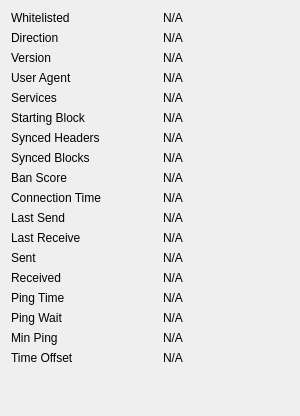
                                <widget class="QWidget" name="detailWidget" native="true">
                                    <property name="minimumSize">
                                        <size>
                                            <width>300</width>
                                            <height>0</height>
                                        </size>
                                    </property>
                                    <layout class="QGridLayout" name="gridLayout_3">
                                        <item row="0" column="0">
                                            <widget class="QLabel" name="label_30">
                                                <property name="text">
                                                    <string>Whitelisted</string>
                                                </property>
                                            </widget>
                                        </item>
                                        <item row="0" column="2">
                                            <widget class="QLabel" name="peerWhitelisted">
                                                <property name="cursor">
                                                    <cursorShape>IBeamCursor</cursorShape>
                                                </property>
                                                <property name="text">
                                                    <string>N/A</string>
                                                </property>
                                                <property name="textFormat">
                                                    <enum>Qt::PlainText</enum>
                                                </property>
                                                <property name="textInteractionFlags">
                                                    <set>Qt::LinksAccessibleByMouse|Qt::TextSelectableByKeyboard|Qt::TextSelectableByMouse</set>
                                                </property>
                                            </widget>
                                        </item>
                                        <item row="1" column="0">
                                            <widget class="QLabel" name="label_23">
                                                <property name="text">
                                                    <string>Direction</string>
                                                </property>
                                            </widget>
                                        </item>
                                        <item row="1" column="2">
                                            <widget class="QLabel" name="peerDirection">
                                                <property name="cursor">
                                                    <cursorShape>IBeamCursor</cursorShape>
                                                </property>
                                                <property name="text">
                                                    <string>N/A</string>
                                                </property>
                                                <property name="textFormat">
                                                    <enum>Qt::PlainText</enum>
                                                </property>
                                                <property name="textInteractionFlags">
                                                    <set>Qt::LinksAccessibleByMouse|Qt::TextSelectableByKeyboard|Qt::TextSelectableByMouse</set>
                                                </property>
                                            </widget>
                                        </item>
                                        <item row="2" column="0">
                                            <widget class="QLabel" name="label_21">
                                                <property name="text">
                                                    <string>Version</string>
                                                </property>
                                            </widget>
                                        </item>
                                        <item row="2" column="2">
                                            <widget class="QLabel" name="peerVersion">
                                                <property name="cursor">
                                                    <cursorShape>IBeamCursor</cursorShape>
                                                </property>
                                                <property name="text">
                                                    <string>N/A</string>
                                                </property>
                                                <property name="textFormat">
                                                    <enum>Qt::PlainText</enum>
                                                </property>
                                                <property name="textInteractionFlags">
                                                    <set>Qt::LinksAccessibleByMouse|Qt::TextSelectableByKeyboard|Qt::TextSelectableByMouse</set>
                                                </property>
                                            </widget>
                                        </item>
                                        <item row="3" column="0">
                                            <widget class="QLabel" name="label_28">
                                                <property name="text">
                                                    <string>User Agent</string>
                                                </property>
                                            </widget>
                                        </item>
                                        <item row="3" column="2">
                                            <widget class="QLabel" name="peerSubversion">
                                                <property name="cursor">
                                                    <cursorShape>IBeamCursor</cursorShape>
                                                </property>
                                                <property name="text">
                                                    <string>N/A</string>
                                                </property>
                                                <property name="textFormat">
                                                    <enum>Qt::PlainText</enum>
                                                </property>
                                                <property name="textInteractionFlags">
                                                    <set>Qt::LinksAccessibleByMouse|Qt::TextSelectableByKeyboard|Qt::TextSelectableByMouse</set>
                                                </property>
                                            </widget>
                                        </item>
                                        <item row="4" column="0">
                                            <widget class="QLabel" name="label_4">
                                                <property name="text">
                                                    <string>Services</string>
                                                </property>
                                            </widget>
                                        </item>
                                        <item row="4" column="2">
                                            <widget class="QLabel" name="peerServices">
                                                <property name="cursor">
                                                    <cursorShape>IBeamCursor</cursorShape>
                                                </property>
                                                <property name="text">
                                                    <string>N/A</string>
                                                </property>
                                                <property name="textFormat">
                                                    <enum>Qt::PlainText</enum>
                                                </property>
                                                <property name="textInteractionFlags">
                                                    <set>Qt::LinksAccessibleByMouse|Qt::TextSelectableByKeyboard|Qt::TextSelectableByMouse</set>
                                                </property>
                                            </widget>
                                        </item>
                                        <item row="5" column="0">
                                            <widget class="QLabel" name="label_29">
                                                <property name="text">
                                                    <string>Starting Block</string>
                                                </property>
                                            </widget>
                                        </item>
                                        <item row="5" column="2">
                                            <widget class="QLabel" name="peerHeight">
                                                <property name="cursor">
                                                    <cursorShape>IBeamCursor</cursorShape>
                                                </property>
                                                <property name="text">
                                                    <string>N/A</string>
                                                </property>
                                                <property name="textFormat">
                                                    <enum>Qt::PlainText</enum>
                                                </property>
                                                <property name="textInteractionFlags">
                                                    <set>Qt::LinksAccessibleByMouse|Qt::TextSelectableByKeyboard|Qt::TextSelectableByMouse</set>
                                                </property>
                                            </widget>
                                        </item>
                                        <item row="6" column="0">
                                            <widget class="QLabel" name="label_27">
                                                <property name="text">
                                                    <string>Synced Headers</string>
                                                </property>
                                            </widget>
                                        </item>
                                        <item row="6" column="2">
                                            <widget class="QLabel" name="peerSyncHeight">
                                                <property name="cursor">
                                                    <cursorShape>IBeamCursor</cursorShape>
                                                </property>
                                                <property name="text">
                                                    <string>N/A</string>
                                                </property>
                                                <property name="textFormat">
                                                    <enum>Qt::PlainText</enum>
                                                </property>
                                                <property name="textInteractionFlags">
                                                    <set>Qt::LinksAccessibleByMouse|Qt::TextSelectableByKeyboard|Qt::TextSelectableByMouse</set>
                                                </property>
                                            </widget>
                                        </item>
                                        <item row="7" column="0">
                                            <widget class="QLabel" name="label_25">
                                                <property name="text">
                                                    <string>Synced Blocks</string>
                                                </property>
                                            </widget>
                                        </item>
                                        <item row="7" column="2">
                                            <widget class="QLabel" name="peerCommonHeight">
                                                <property name="cursor">
                                                    <cursorShape>IBeamCursor</cursorShape>
                                                </property>
                                                <property name="text">
                                                    <string>N/A</string>
                                                </property>
                                                <property name="textFormat">
                                                    <enum>Qt::PlainText</enum>
                                                </property>
                                                <property name="textInteractionFlags">
                                                    <set>Qt::LinksAccessibleByMouse|Qt::TextSelectableByKeyboard|Qt::TextSelectableByMouse</set>
                                                </property>
                                            </widget>
                                        </item>
                                        <item row="8" column="0">
                                            <widget class="QLabel" name="label_24">
                                                <property name="text">
                                                    <string>Ban Score</string>
                                                </property>
                                            </widget>
                                        </item>
                                        <item row="8" column="2">
                                            <widget class="QLabel" name="peerBanScore">
                                                <property name="cursor">
                                                    <cursorShape>IBeamCursor</cursorShape>
                                                </property>
                                                <property name="text">
                                                    <string>N/A</string>
                                                </property>
                                                <property name="textFormat">
                                                    <enum>Qt::PlainText</enum>
                                                </property>
                                                <property name="textInteractionFlags">
                                                    <set>Qt::LinksAccessibleByMouse|Qt::TextSelectableByKeyboard|Qt::TextSelectableByMouse</set>
                                                </property>
                                            </widget>
                                        </item>
                                        <item row="9" column="0">
                                            <widget class="QLabel" name="label_22">
                                                <property name="text">
                                                    <string>Connection Time</string>
                                                </property>
                                            </widget>
                                        </item>
                                        <item row="9" column="2">
                                            <widget class="QLabel" name="peerConnTime">
                                                <property name="cursor">
                                                    <cursorShape>IBeamCursor</cursorShape>
                                                </property>
                                                <property name="text">
                                                    <string>N/A</string>
                                                </property>
                                                <property name="textFormat">
                                                    <enum>Qt::PlainText</enum>
                                                </property>
                                                <property name="textInteractionFlags">
                                                    <set>Qt::LinksAccessibleByMouse|Qt::TextSelectableByKeyboard|Qt::TextSelectableByMouse</set>
                                                </property>
                                            </widget>
                                        </item>
                                        <item row="10" column="0">
                                            <widget class="QLabel" name="label_15">
                                                <property name="text">
                                                    <string>Last Send</string>
                                                </property>
                                            </widget>
                                        </item>
                                        <item row="10" column="2">
                                            <widget class="QLabel" name="peerLastSend">
                                                <property name="cursor">
                                                    <cursorShape>IBeamCursor</cursorShape>
                                                </property>
                                                <property name="text">
                                                    <string>N/A</string>
                                                </property>
                                                <property name="textFormat">
                                                    <enum>Qt::PlainText</enum>
                                                </property>
                                                <property name="textInteractionFlags">
                                                    <set>Qt::LinksAccessibleByMouse|Qt::TextSelectableByKeyboard|Qt::TextSelectableByMouse</set>
                                                </property>
                                            </widget>
                                        </item>
                                        <item row="11" column="0">
                                            <widget class="QLabel" name="label_19">
                                                <property name="text">
                                                    <string>Last Receive</string>
                                                </property>
                                            </widget>
                                        </item>
                                        <item row="11" column="2">
                                            <widget class="QLabel" name="peerLastRecv">
                                                <property name="cursor">
                                                    <cursorShape>IBeamCursor</cursorShape>
                                                </property>
                                                <property name="text">
                                                    <string>N/A</string>
                                                </property>
                                                <property name="textFormat">
                                                    <enum>Qt::PlainText</enum>
                                                </property>
                                                <property name="textInteractionFlags">
                                                    <set>Qt::LinksAccessibleByMouse|Qt::TextSelectableByKeyboard|Qt::TextSelectableByMouse</set>
                                                </property>
                                            </widget>
                                        </item>
                                        <item row="12" column="0">
                                            <widget class="QLabel" name="label_18">
                                                <property name="text">
                                                    <string>Sent</string>
                                                </property>
                                            </widget>
                                        </item>
                                        <item row="12" column="2">
                                            <widget class="QLabel" name="peerBytesSent">
                                                <property name="cursor">
                                                    <cursorShape>IBeamCursor</cursorShape>
                                                </property>
                                                <property name="text">
                                                    <string>N/A</string>
                                                </property>
                                                <property name="textFormat">
                                                    <enum>Qt::PlainText</enum>
                                                </property>
                                                <property name="textInteractionFlags">
                                                    <set>Qt::LinksAccessibleByMouse|Qt::TextSelectableByKeyboard|Qt::TextSelectableByMouse</set>
                                                </property>
                                            </widget>
                                        </item>
                                        <item row="13" column="0">
                                            <widget class="QLabel" name="label_20">
                                                <property name="text">
                                                    <string>Received</string>
                                                </property>
                                            </widget>
                                        </item>
                                        <item row="13" column="2">
                                            <widget class="QLabel" name="peerBytesRecv">
                                                <property name="cursor">
                                                    <cursorShape>IBeamCursor</cursorShape>
                                                </property>
                                                <property name="text">
                                                    <string>N/A</string>
                                                </property>
                                                <property name="textFormat">
                                                    <enum>Qt::PlainText</enum>
                                                </property>
                                                <property name="textInteractionFlags">
                                                    <set>Qt::LinksAccessibleByMouse|Qt::TextSelectableByKeyboard|Qt::TextSelectableByMouse</set>
                                                </property>
                                            </widget>
                                        </item>
                                        <item row="14" column="0">
                                            <widget class="QLabel" name="label_26">
                                                <property name="text">
                                                    <string>Ping Time</string>
                                                </property>
                                            </widget>
                                        </item>
                                        <item row="14" column="2">
                                            <widget class="QLabel" name="peerPingTime">
                                                <property name="cursor">
                                                    <cursorShape>IBeamCursor</cursorShape>
                                                </property>
                                                <property name="text">
                                                    <string>N/A</string>
                                                </property>
                                                <property name="textFormat">
                                                    <enum>Qt::PlainText</enum>
                                                </property>
                                                <property name="textInteractionFlags">
                                                    <set>Qt::LinksAccessibleByMouse|Qt::TextSelectableByKeyboard|Qt::TextSelectableByMouse</set>
                                                </property>
                                            </widget>
                                        </item>
                                        <item row="15" column="0">
                                            <widget class="QLabel" name="peerPingWaitLabel">
                                                <property name="toolTip">
                                                    <string>The duration of a currently outstanding ping.</string>
                                                </property>
                                                <property name="text">
                                                    <string>Ping Wait</string>
                                                </property>
                                            </widget>
                                        </item>
                                        <item row="15" column="2">
                                            <widget class="QLabel" name="peerPingWait">
                                                <property name="cursor">
                                                    <cursorShape>IBeamCursor</cursorShape>
                                                </property>
                                                <property name="text">
                                                    <string>N/A</string>
                                                </property>
                                                <property name="textFormat">
                                                    <enum>Qt::PlainText</enum>
                                                </property>
                                                <property name="textInteractionFlags">
                                                    <set>Qt::LinksAccessibleByMouse|Qt::TextSelectableByKeyboard|Qt::TextSelectableByMouse</set>
                                                </property>
                                            </widget>
                                        </item>
                                        <item row="16" column="0">
                                            <widget class="QLabel" name="peerMinPingLabel">
                                                <property name="text">
                                                    <string>Min Ping</string>
                                                </property>
                                            </widget>
                                        </item>
                                        <item row="16" column="2">
                                            <widget class="QLabel" name="peerMinPing">
                                                <property name="cursor">
                                                    <cursorShape>IBeamCursor</cursorShape>
                                                </property>
                                                <property name="text">
                                                    <string>N/A</string>
                                                </property>
                                                <property name="textFormat">
                                                    <enum>Qt::PlainText</enum>
                                                </property>
                                                <property name="textInteractionFlags">
                                                    <set>Qt::LinksAccessibleByMouse|Qt::TextSelectableByKeyboard|Qt::TextSelectableByMouse</set>
                                                </property>
                                            </widget>
                                        </item>
                                        <item row="17" column="0">
                                            <widget class="QLabel" name="label_timeoffset">
                                                <property name="text">
                                                    <string>Time Offset</string>
                                                </property>
                                            </widget>
                                        </item>
                                        <item row="17" column="2">
                                            <widget class="QLabel" name="timeoffset">
                                                <property name="cursor">
                                                    <cursorShape>IBeamCursor</cursorShape>
                                                </property>
                                                <property name="text">
                                                    <string>N/A</string>
                                                </property>
                                                <property name="textFormat">
                                                    <enum>Qt::PlainText</enum>
                                                </property>
                                                <property name="textInteractionFlags">
                                                    <set>Qt::LinksAccessibleByMouse|Qt::TextSelectableByKeyboard|Qt::TextSelectableByMouse</set>
                                                </property>
                                            </widget>
                                        </item>
                                        <item row="18" column="1">
                                            <spacer name="verticalSpacer_3">
                                                <property name="orientation">
                                                    <enum>Qt::Vertical</enum>
                                                </property>
                                                <property name="sizeHint" stdset="0">
                                                    <size>
                                                        <width>20</width>
                                                        <height>40</height>
                                                    </size>
                                                </property>
                                            </spacer>
                                        </item>
                                    </layout>
                                </widget>
